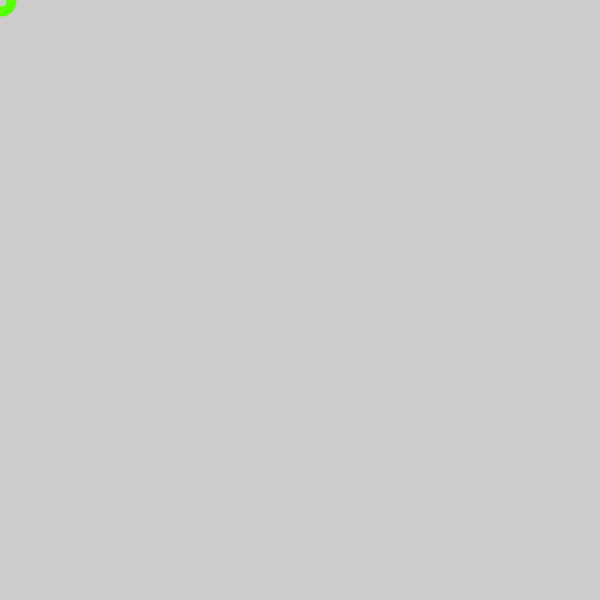
Frame 1 (no input)
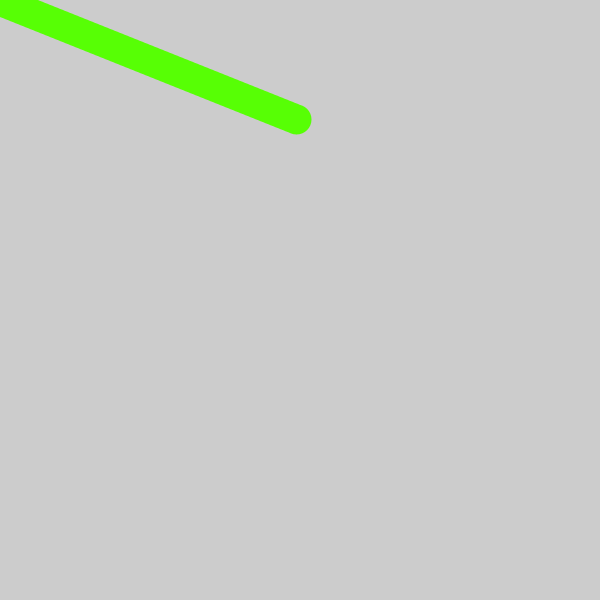
Frame 60 (the mouse pressed at the canvas centre just before this capture)
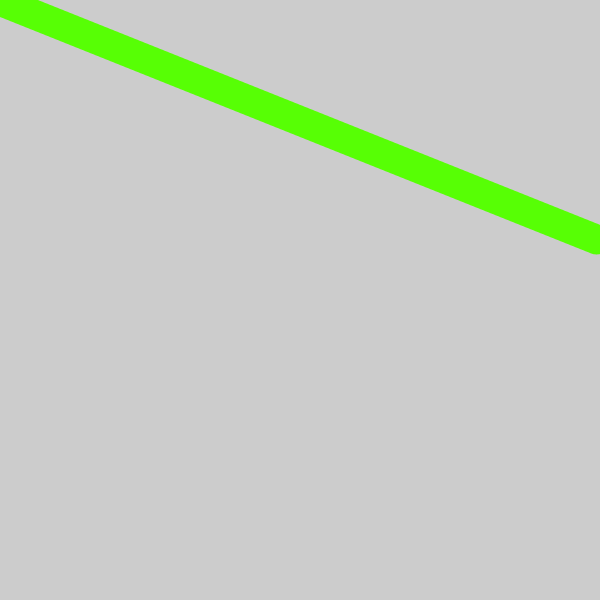
Frame 120 (the mouse held since frame 60 and released just before this capture)

The Processing sketch that drew these frames (run headless with seeded random() and noise(); from frame 60 on, the mouse is pressed at the canvas centre):

// Processing sketch: processing_90360
// ── processing_90360.pde

/* jack Hale

It's Alive !!!
make a circle that "breathes" using variable and for loops/
*/
int yPos = 1;
int xPos = 1;
int xCount = 5;
int yCount = 2;
void setup(){
  frameRate(9999999);
  size(600,600);
  smooth();
  
}

void draw(){
 
    noFill();
    stroke(87,255,5);
    strokeWeight(20);
    ellipse(xPos,yPos,10,10);
    xPos = xPos + xCount; // index x position by 1
    if(xPos >= 600 || xPos <= 0){
      xCount = -xCount; //reverse whe you hit the x edge
    }
  yPos = yPos + round(yCount*1.2); // index x position by 1
 if(yPos >= 600 || yPos <= 0){
      yCount = -yCount; //reverse whe you hit the far edge
 }
}
